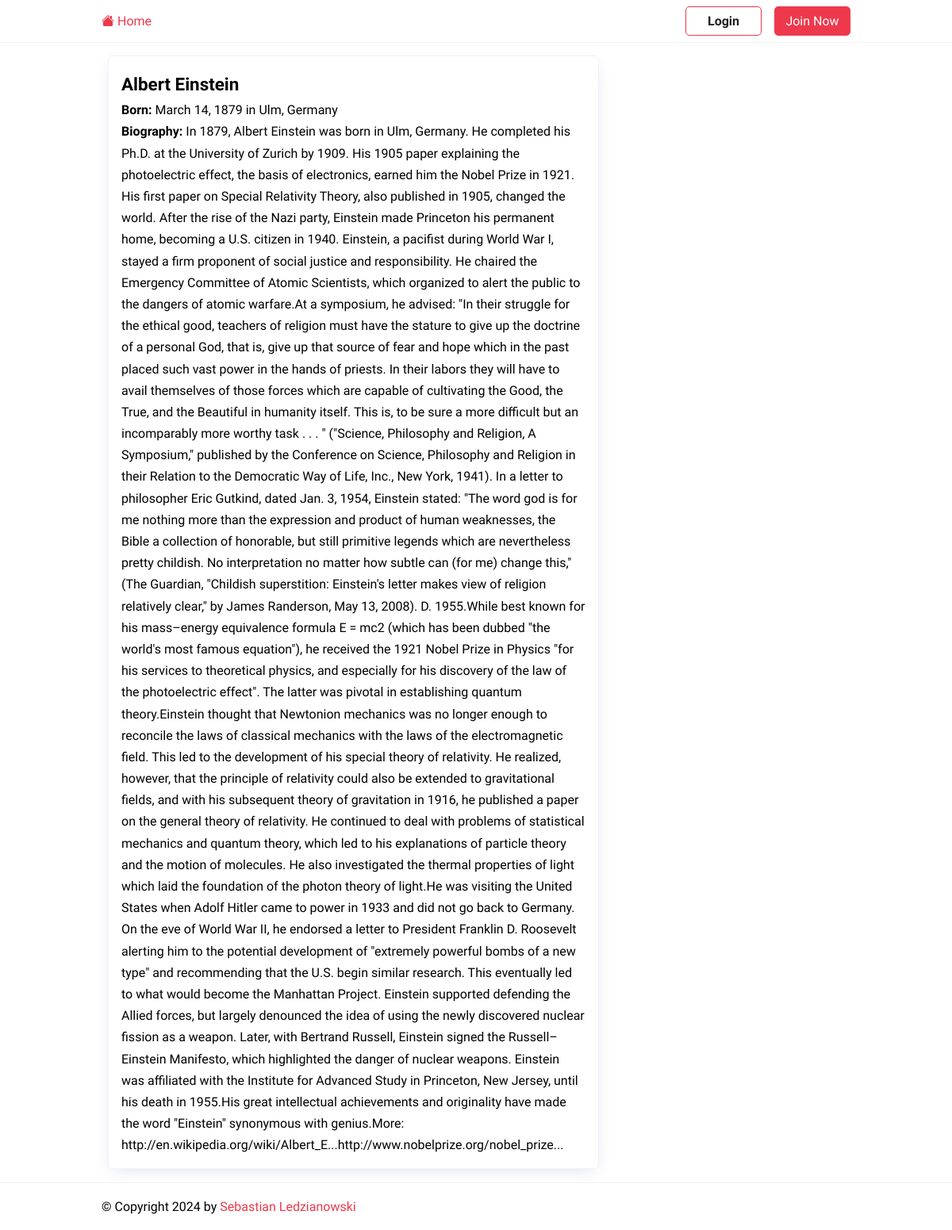
/author/8/, run on the app's committed database.
### quotesapp/models.py (models this page shows, shortened)
class Author(models.Model):
    fullname = models.CharField(max_length=100)
    born_date = models.CharField(blank=True, max_length=50)
    born_location = models.CharField(max_length=100, blank=True)
    content = models.TextField()

### quotesapp/views.py (the view)
# urls.py: path('author/<int:pk>/', views.author_detail, name='author_detail'),
def author_detail(request, pk):
    author = get_object_or_404(Author, pk=pk)
    return render(request, 'quotesapp/author_detail.html', {'author': author})

### quotesapp/templates/quotesapp/author_detail.html (shortened to what this page needs)
{% extends 'base.html' %}
{% block content %}
  <div class="container">
    <div class="row">
      <div class="col-md-8 offset-md-2">
        <div class="card mt-4">
          <div class="card-body">
            <h2 class="card-title"><strong>{{ author.fullname }}</strong></h2>
            <p class="card-text"><strong>Born:</strong> {{ author.born_date }} in {{ author.born_location }}</p>
            {% if author.content %}
              <p class="card-text"><strong>Biography:</strong> {{ author.content }}</p>
            {% endif %}
          </div>
        </div>
      </div>
    </div>
  </div>
{% endblock %}

### static/css/style.css (style rules this page uses)
:root { --color-primary: #ee394c; --color-secondary: #86b7fe; --color-light: #f2f2f2; --color-gray: #ced4da; --color-dark: #212121; --color-white: #ffffff; --color-error: #e2442f; --color-warning: #ffc900; --color-info: #02a2b9; --color-success: #1ba345; --color-input: #00d1b2; --border-radius: 5px; }
* { margin: 0; padding: 0; box-sizing: border-box; text-rendering: optimizeLegibility; }
html, body { height: 100%; }
body { font-family: 'Dosis', sans-serif; font-size: 1rem; line-height: 1.7; display: flex; flex-direction: column; margin: 0; }
h2 { font-size: 1.4rem; }
.container { display: flex; max-width: 960px; margin: 0 auto; padding: 0.5rem; }
.col-md-8 { flex: 0 0 66.66667%; max-width: 66.66667%; }
.card { border: solid 1px var(--color-light); padding: 1rem; border-radius: var(--border-radius); box-shadow: rgb(11 43 158 / 15%) 0px 6px 20px -6px; min-width: 400px; }

### data on the page
Author: fullname "Albert Einstein", born_date "March 14, 1879", born_location "Ulm, Germany", content "In 1879, Albert Einstein was born in Ulm, Germany. He completed his Ph.D. at the University of Zurich by 1909. His 1905 paper explaining the photoelectric effect, the basis of electronics, earned him the Nobel Prize in 1921. His first paper on Special Relativity Theory, also published in 1905, changed the world. After the rise of the Nazi party, Einstein made Princeton his permanent home, becoming a U.S. citizen in 1940. Einstein, a pacifist during World War I, stayed a firm proponent of social justice and responsibility. He chaired the Emergency Committee of Atomic Scientists, which organized to alert the public to the dangers of atomic warfare.At a symposium, he advised: \"In their…"
